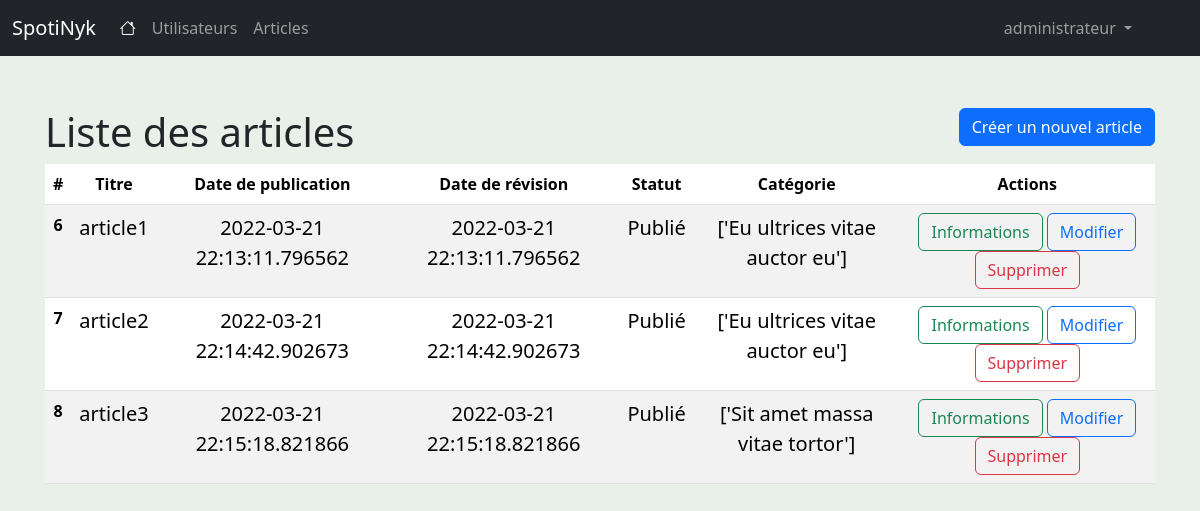
The app's page /admin/articles (signed in) with its own data.
### app/models/tables.py (models this page shows, shortened)
class Usagers(db.Model):
    id = db.Column(db.Integer, primary_key=True)
    username = db.Column(db.String(80), unique=True, nullable=False)
    email = db.Column(db.String(120), unique=True, nullable=False)
    password = db.Column(db.String(100), nullable=False)
    profil_id = db.Column(db.Integer, db.ForeignKey('profils.id'), nullable=False)

class Articles(db.Model):
    id = db.Column(db.Integer, primary_key=True)
    title = db.Column(db.String(80), nullable=False)
    text = db.Column(db.Text, nullable=False)
    date_publication = db.Column(db.DateTime, nullable=False, default=datetime.utcnow)
    date_revision = db.Column(db.DateTime, nullable=False, default=datetime.utcnow)
    usager_id = db.Column(db.Integer, db.ForeignKey('usagers.id'), nullable=False)
    statut = db.Column(db.Integer, nullable=False)
    usager = db.relationship('Usagers', backref=db.backref('articles', lazy=True))
    article_balise = db.relationship("ArticleBalise", back_populates="article")
    article_reaction = db.relationship("ArticleReaction", back_populates="article")

class Balises(db.Model):
    id = db.Column(db.Integer, primary_key=True)
    description = db.Column(db.String(50), nullable=False)
    article_balise = db.relationship("ArticleBalise", back_populates="balise")
    def __repr__(self):
        return '%r' % self.description

### app/controllers/admin_controller.py (the view)
@login_required
def articles():
    articles = Articles.query.filter(Articles.statut == 1)
    return render_template('liste_articles.html', articles=articles)

### app/ext/login.py (called while the page is built)
def init_app(app):
    lm.init_app(app)
    lm.login_view = 'default.login' #définir login_view : indiquer à Flask l'URL d'authentification des utilisateurs
    @lm.user_loader
    def load_usager(usager_id):
        return Usagers.query.get(usager_id)

### app/models/tables.py (called while the page is built)
    def __repr__(self):
        return str(repr(self.balise))

### app/templates/liste_articles.html (shortened to what this page needs)
{% extends "base.html" %}
{% block content %}
<div class="row">
    <div class="col">
        <h1 class="mt-5">Liste des articles</h1>
    </div>
    <div class="col text-end">
        <a class="btn btn-primary mt-5" href="{{url_for('admin.createArticle')}}"> Créer un nouvel article</a>
    </div>
</div>
<table class="table table-striped" style="text-align: center">
    <thead>
        <tr>
            <th scope="col">#</th>
            <th scope="col">Titre</th>
            <th scope="col">Date de publication</th>
            <th scope="col">Date de révision</th>
            <th scope="col">Statut</th>
            <th scope="col">Catégorie</th>
            <th scope="col">Actions</th>
        </tr>
    </thead>
    <tbody>
        {% for article in articles %}
            <tr>
                <th scope="row">{{article.id}}</th>
                <td class="lead">{{article.title}}</td>
                <td class="lead">{{article.date_publication}}</td>
                <td class="lead">{{article.date_revision}}</td>
                <td class="lead">
                    {% if article.statut == 1 : %}
                        Publié
                    {% else %}
                        Brouillon
                    {% endif %}
                </td>
                <td class="lead">{{article.article_balise}}</td>
                <td>
                    <form action="{{ url_for('admin.destroyArticle', article_id=article.id) }}"
                          method="GET">
                        <a href="{{ url_for('admin.showArticle', article_id=article.id) }}"
                            class="btn btn-outline-success"
                            role="button">
                                Informations
                        </a>
                        <a href="{{ url_for('admin.updateArticle', article_id=article.id) }}"
                            class="btn btn-outline-primary"
                            role="button">
                                Modifier
                        </a>
                        <button type="submit" class="btn btn-outline-danger">Supprimer</button>
                    </form>
                </td>
            </tr>
        {% endfor %}
    </tbody>
</table>
{% endblock %}

### app/templates/base.html (shortened to what this page needs)
<!doctype html>
<html lang="en" class="h-100">
    <head>
        {% block head %}
                {% block styles %}
                    {{ bootstrap.load_css() }}
                    <link rel="stylesheet" href="https://cdn.jsdelivr.net/npm/bootstrap-icons@1.8.1/font/bootstrap-icons.css">
                {% endblock %}
        {% endblock %}
    </head>
    <body class="d-flex flex-column h-100" style="background-color: #e9efe9">
        <header>
            <nav class="navbar navbar-expand-md navbar-dark fixed-top bg-dark">
                <div class="container-fluid">
                    <a class="navbar-brand" href="{{url_for('default.index')}}">SpotiNyk</a>
                    <div class="collapse navbar-collapse" id="navbarCollapse">
                        <ul class="navbar-nav me-auto mb-2 mb-md-0">
                            <li class="nav-item">
                                <a class="nav-link active" aria-current="page" href="{{url_for('default.index')}}"> <i class="bi bi-house"></i></a>
                            </li>
                            {% if current_user.profil_id == 1 %}
                            <li class="nav-item">
                                <a class="nav-link" href="{{url_for('admin.usagers')}}">Utilisateurs</a>
                            </li>
                            <li class="nav-item">
                                <a class="nav-link" href="{{url_for('admin.articles')}}">Articles</a>
                            </li>
                            {%endif%}
                        </ul>
                        <ul class="navbar-nav mr-auto me-5 ms-2 mb-md-0">
                            {% if current_user.is_authenticated %}
                            <li class="nav-item dropdown">
                                <a class="nav-link dropdown-toggle" href="#" id="navbarDropdown" role="button" data-bs-toggle="dropdown" aria-expanded="false">
                                  {{current_user.username}}
                                </a>
                            </li>
                            {%endif%}
                        </ul>
                    </div>
                </div>
            </nav>
        </header>
        <main class="flex-shrink-0">
            <div class="container">
                {% block content %}{% endblock %}
            </div>
        </main>
    </body>
</html>

### app/templates/base.html (style rules this page uses)
main > .container { padding: 60px 15px 0; }

### records on screen
Usagers: username "administrateur"
Articles: id "6", title "article1", date_publication "2022-03-21 22:13:11.796562", date_revision "2022-03-21 22:13:11.796562", statut "Publié", article_balise "['Eu ultrices vitae auctor eu']"
Articles: id "7", title "article2", date_publication "2022-03-21 22:14:42.902673", date_revision "2022-03-21 22:14:42.902673", statut "Publié", article_balise "['Eu ultrices vitae auctor eu']"
Articles: id "8", title "article3", date_publication "2022-03-21 22:15:18.821866", date_revision "2022-03-21 22:15:18.821866", statut "Publié", article_balise "['Sit amet massa vitae tortor']"
